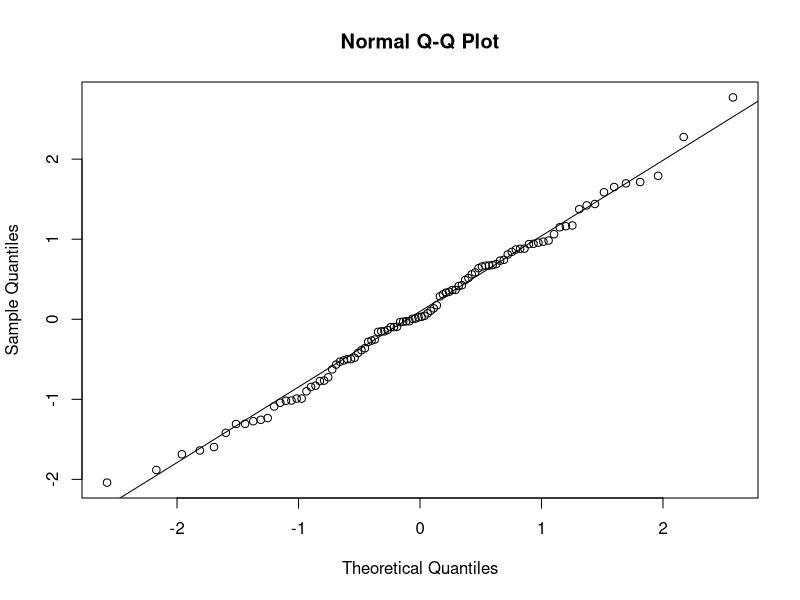
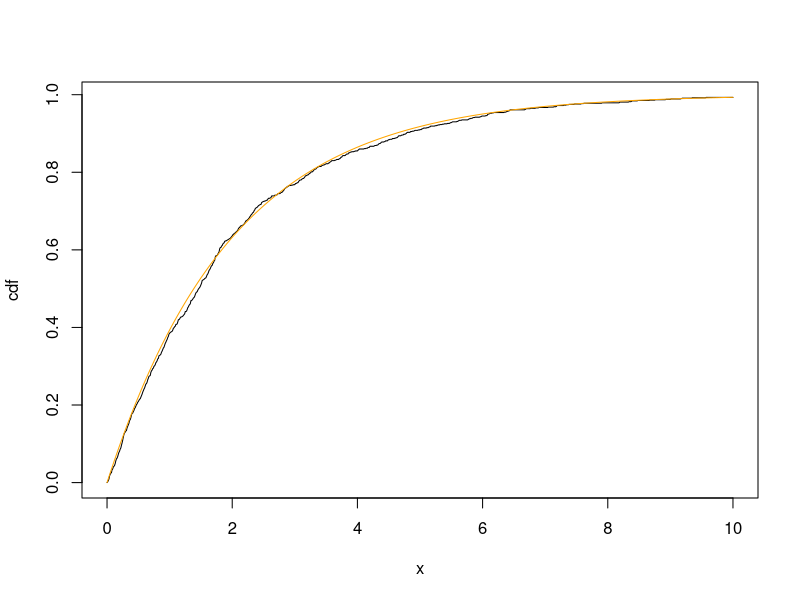

These figures' R source, in order:
## ---- chunk 1
set.seed(11)

n <- 100
beta <- c(-1, 1)
x <- rnorm(n)
X <- cbind(1, x)
p <- c(exp(X %*% beta)/(1 + exp(X %*% beta)))

y <- rbinom(n, 1, p)
  
m1 <- glm(y ~ x, family = binomial)
summary(m1)$coefficients
## ---- chunk 2
v <- rnorm(100)
qqnorm(v)
qqline(v)
## ---- chunk 3
set.seed(23)

n <- 100
beta <- c(-1, 0, 0)
x1 <- rnorm(n)
x2 <- rnorm(n)
X <- cbind(1, x1, x2)
p <- exp(X %*% beta)/(1 + exp(X %*% beta))
y <- rbinom(n, 1, p)
  
m1 <- glm(y ~ x1 + x2, family = binomial)
summary(m1)
## ---- chunk 4
m1$null.deviance - m1$deviance
## ---- chunk 5
pchisq(m1$null.deviance - m1$deviance, 2, lower.tail=F)
## ---- chunk 6
v <- rchisq(1000, 2)
gridpts <- seq(0, 10, 0.01)
plot(gridpts, ecdf(v)(gridpts), type="l", xlab = "x", ylab = "cdf")
lines(gridpts, pchisq(gridpts, 2), col="orange")
